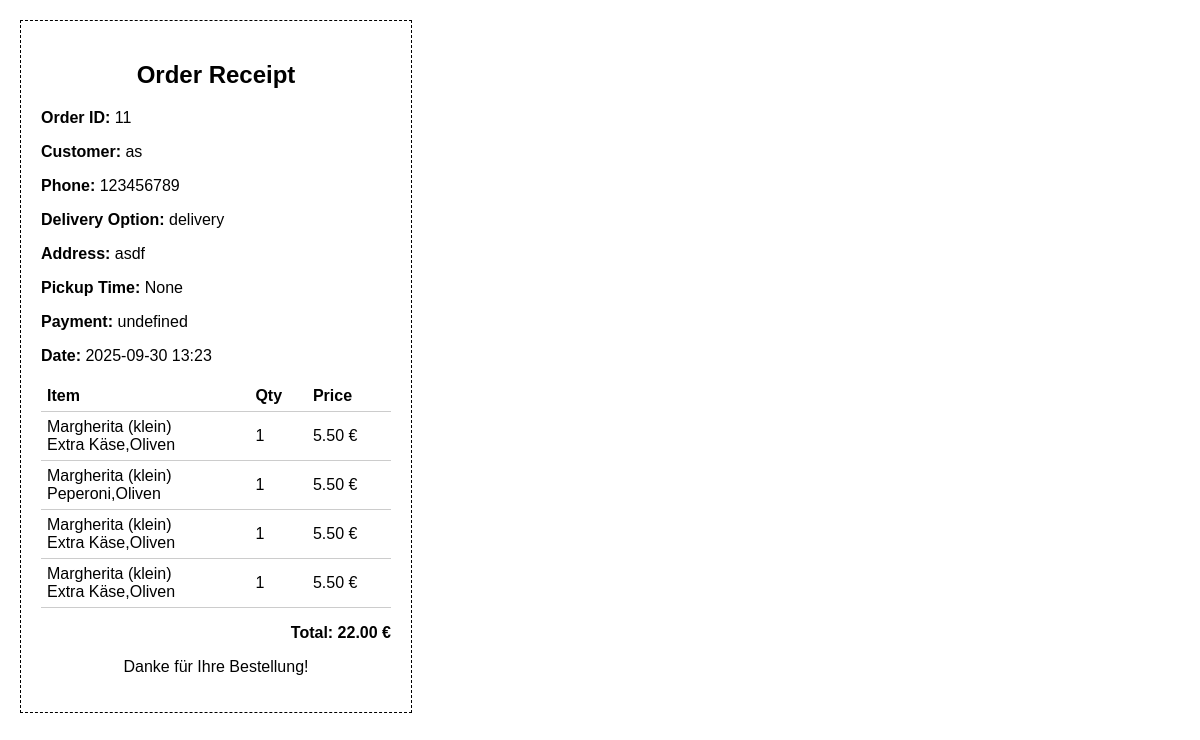
Screenshot of /api/orders/11/receipt with the database file from the repository.
### models.py (models this page shows)
class Order(db.Model):
    __tablename__ = "orders"
    id = db.Column(db.Integer, primary_key=True)
    customer = db.Column(db.String(100), nullable=False, index=True)  # Index für bessere Filterung
    delivery_option = db.Column(db.String(50), nullable=False)
    address = db.Column(db.String(200), nullable=True)
    pickup_time = db.Column(db.String(50), nullable=True)
    payment_method = db.Column(db.String(50), nullable=False)
    date = db.Column(db.DateTime, default=datetime.utcnow, index=True)  # Index für Sortierung nach Datum
    phone_number = db.Column(db.String(13), nullable=True) # ✅ New field
    deleted = db.Column(db.Boolean, default=False)  # soft delete flag
    items = db.relationship("OrderItem", backref="order", cascade="all, delete-orphan")

class OrderItem(db.Model):
    __tablename__ = "order_items"
    id = db.Column(db.Integer, primary_key=True)
    order_id = db.Column(db.Integer, db.ForeignKey("orders.id"), nullable=False)
    name = db.Column(db.String(100), nullable=False)
    price = db.Column(db.Float, nullable=False)
    quantity = db.Column(db.Integer, nullable=False)
    toppings = db.Column(db.String(255), nullable=True)   # Comma-separated list
    comment = db.Column(db.String(255), nullable=True)    # Customer comment

### app.py (the view)
@app.route("/api/orders/<int:order_id>/receipt", methods=["GET"])
def print_receipt(order_id):
    try:
        order = Order.query.get_or_404(order_id)
        total = sum(item.price * item.quantity for item in order.items)
        return render_template("receipt.html", order=order, total=total)
    except Exception as e:
        return f"Error generating receipt: {str(e)}", 500

### templates/receipt.html (shortened to what this page needs)
<!DOCTYPE html>
<html lang="en">
<head>
</head>
<body onload="window.print()">
  <div class="receipt">
    <h2>Order Receipt</h2>
    <p><strong>Order ID:</strong> {{ order.id }}</p>
    <p><strong>Customer:</strong> {{ order.customer }}</p>
    <p><strong>Phone:</strong> {{ order.phone_number }}</p>
    <p><strong>Delivery Option:</strong> {{ order.delivery_option }}</p>
    <p><strong>Address:</strong> {{ order.address }}</p>
    <p><strong>Pickup Time:</strong> {{ order.pickup_time }}</p>
    <p><strong>Payment:</strong> {{ order.payment_method }}</p>
    <p><strong>Date:</strong> {{ order.date.strftime("%Y-%m-%d %H:%M") }}</p>
    <table>
      <thead>
        <tr>
          <th>Item</th>
          <th>Qty</th>
          <th>Price</th>
        </tr>
      </thead>
      <tbody>
        {% for item in order.items %}
        <tr>
          <td>{{ item.name }}<br>{{ item.toppings }}</td>
          <td>{{ item.quantity }}</td>
          <td>{{ "%.2f"|format(item.price * item.quantity) }} €</td>
        </tr>
        {% endfor %}
      </tbody>
    </table>
    <p class="total">Total: {{ "%.2f"|format(total) }} €</p>
    <p style="text-align:center;">Danke für Ihre Bestellung!</p>
  </div>
</body>
</html>

### templates/receipt.html (style rules this page uses)
body { font-family: Arial, sans-serif; margin: 20px; }
.receipt { border: 1px dashed #000; padding: 20px; width: 350px; }
h2 { text-align: center; margin-bottom: 20px; }
table { width: 100%; border-collapse: collapse; margin-bottom: 15px; }
th, td { border-bottom: 1px solid #ccc; padding: 6px; text-align: left; }
.total { text-align: right; font-weight: bold; }

### rows the page displays
Order: id "11", customer "as", phone_number "123456789", delivery_option "delivery", address "asdf", pickup_time "None", payment_method "undefined", date "2025-09-30 13:23"
OrderItem: name "Margherita (klein)", toppings "Extra Käse,Oliven", quantity "1", item.price*item.quantity "5.50"
OrderItem: name "Margherita (klein)", toppings "Peperoni,Oliven", quantity "1", item.price*item.quantity "5.50"
OrderItem: name "Margherita (klein)", toppings "Extra Käse,Oliven", quantity "1", item.price*item.quantity "5.50"
OrderItem: name "Margherita (klein)", toppings "Extra Käse,Oliven", quantity "1", item.price*item.quantity "5.50"

### other values shown
{{ "%.2f"|format(total) }} "22.00"
